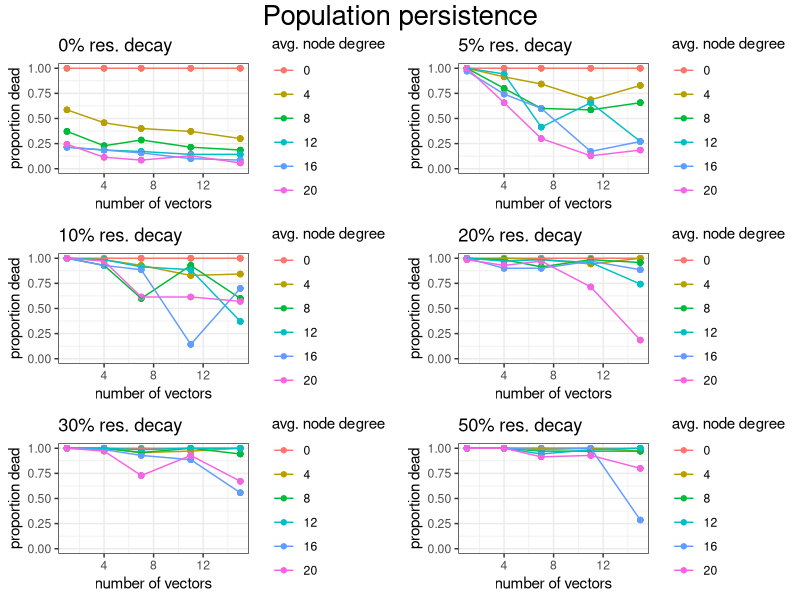

The R source for this figure:
#R script to visualize results from BIMAS project 
#by Hope Townsend and Kaylee Rosenberger 

library(ggplot2)
library(dplyr)
library(gridExtra)
library(grid)
theme_set(theme_bw())

setwd("C:/Users/kayle/Documents/Courses/Multi-agent systems/Project") 
#import data
dat = read.csv("final_model experiment-spreadsheet.csv")
#View(dat)

#row 17 contains # individuals dead / resistant (dead in even cols and resistant in odd)
#num_vectors = row 7 
#avg_node_degree = row 9
#resistance_decay_chance = row 12 

##################################################################
#Data processing 

#just saving the # of dead individuals -- other info is redundant since they are either dead or alive and we know the total 
col_even = seq_len(ncol(dat)) %% 2              # Create row indicator
dat_dead = dat[, col_even == 0]            # Subset even rows
dat_dead = as.data.frame(dat_dead)

#Create a new dataframe for easier plotting
sim = seq(1, 1050, 1)
num_dead = as.vector(as.numeric(dat_dead[17,]))
num_vectors = as.vector(as.numeric(dat_dead[7,]))
avg_node_degree = as.vector(as.numeric(dat_dead[9,]))
resistance_decay_chance = as.vector(as.numeric(dat_dead[12,]))

data_processed = data.frame(sim = sim, num_dead = num_dead, num_vectors = num_vectors, avg_node_degree = avg_node_degree, res_decay_chance = resistance_decay_chance)

##################################################################
#Impact of number of vectors on persistence 

#have to keep some variables constant to determine the relationships
#Each plot below shows the results faceted by avg. node degree
#and the separate plots show results for different resistance decay chances
p1 = data_processed %>% filter(res_decay_chance == 0) %>%
  ggplot() +
    geom_point(aes(x=num_vectors, y=(num_dead/70), color=as.factor(avg_node_degree))) +
    geom_line(aes(x=num_vectors, y=(num_dead/70), color=as.factor(avg_node_degree))) +
    ylim(0,1) +
    ggtitle("0% res. decay") +
    ylab("proportion dead") +
    xlab("number of vectors") +
    guides(color=guide_legend(title="avg. node degree"))
#facet_wrap(vars(avg_node_degree)) + 

p2 = data_processed %>% filter(res_decay_chance == 5) %>%
  ggplot() +
  geom_point(aes(x=num_vectors, y=(num_dead/70), color=as.factor(avg_node_degree))) +
  geom_line(aes(x=num_vectors, y=(num_dead/70), color=as.factor(avg_node_degree))) +
  ylim(0,1) +
  ggtitle("5% res. decay") +
  ylab("proportion dead") +
  xlab("number of vectors") +
  guides(color=guide_legend(title="avg. node degree"))

p3 = data_processed %>% filter(res_decay_chance == 10) %>%
  ggplot() +
  geom_point(aes(x=num_vectors, y=(num_dead/70), color=as.factor(avg_node_degree))) +
  geom_line(aes(x=num_vectors, y=(num_dead/70), color=as.factor(avg_node_degree))) +
  ylim(0,1) +
  ggtitle("10% res. decay") +
  ylab("proportion dead") +
  xlab("number of vectors") +
  guides(color=guide_legend(title="avg. node degree"))

p4 = data_processed %>% filter(res_decay_chance == 20) %>%
  ggplot() +
  geom_point(aes(x=num_vectors, y=(num_dead/70), color=as.factor(avg_node_degree))) +
  geom_line(aes(x=num_vectors, y=(num_dead/70), color=as.factor(avg_node_degree))) +
  ylim(0,1) +
  ggtitle("20% res. decay") +
  ylab("proportion dead") +
  xlab("number of vectors") +
  guides(color=guide_legend(title="avg. node degree"))

p5 = data_processed %>% filter(res_decay_chance == 30) %>%
  ggplot() +
  geom_point(aes(x=num_vectors, y=(num_dead/70), color=as.factor(avg_node_degree))) +
  geom_line(aes(x=num_vectors, y=(num_dead/70), color=as.factor(avg_node_degree))) +
  ylim(0,1) +
  ggtitle("30% res. decay") +
  ylab("proportion dead") +
  xlab("number of vectors") +
  guides(color=guide_legend(title="avg. node degree"))

p6 =data_processed %>% filter(res_decay_chance == 50) %>%
  ggplot() +
  geom_point(aes(x=num_vectors, y=(num_dead/70), color=as.factor(avg_node_degree))) +
  geom_line(aes(x=num_vectors, y=(num_dead/70), color=as.factor(avg_node_degree))) +
  ylim(0,1) +
  ggtitle("50% res. decay") +
  ylab("proportion dead") +
  xlab("number of vectors") +
  guides(color=guide_legend(title="avg. node degree"))

grid.arrange(p1, p2, p3, p4, p5, p6, top = textGrob("Population persistence",gp=gpar(fontsize=20)))
